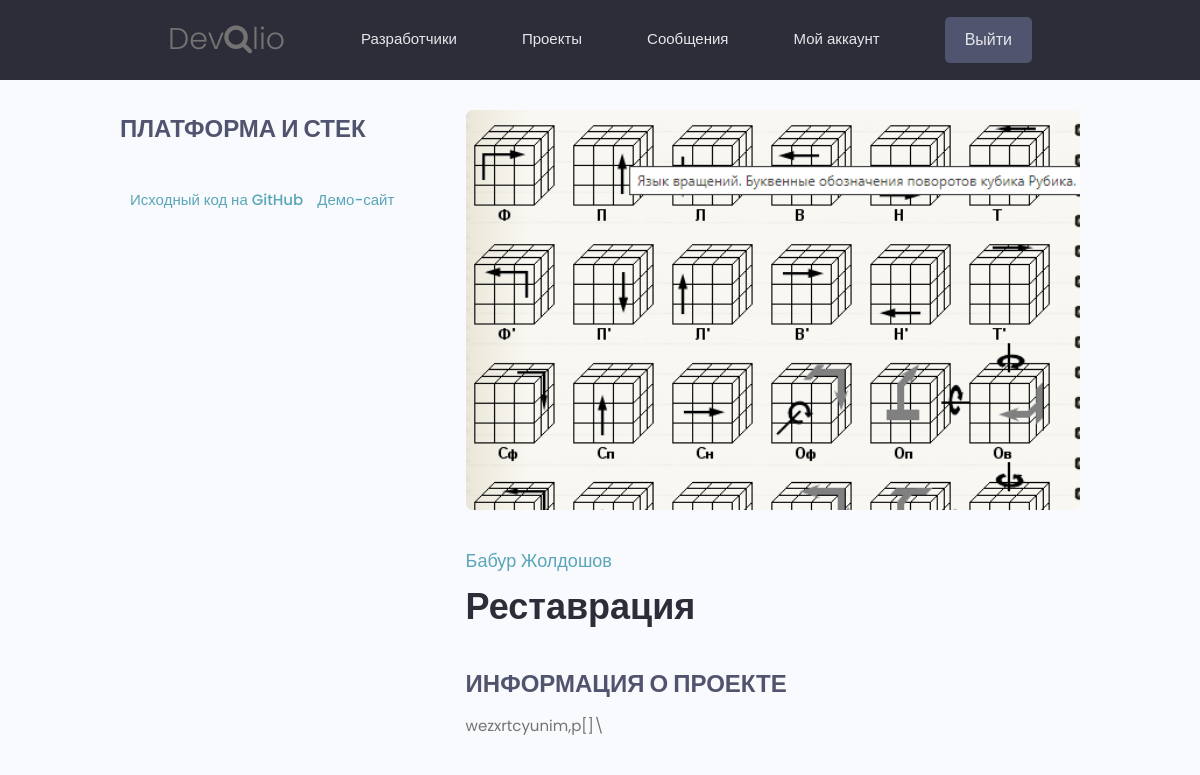
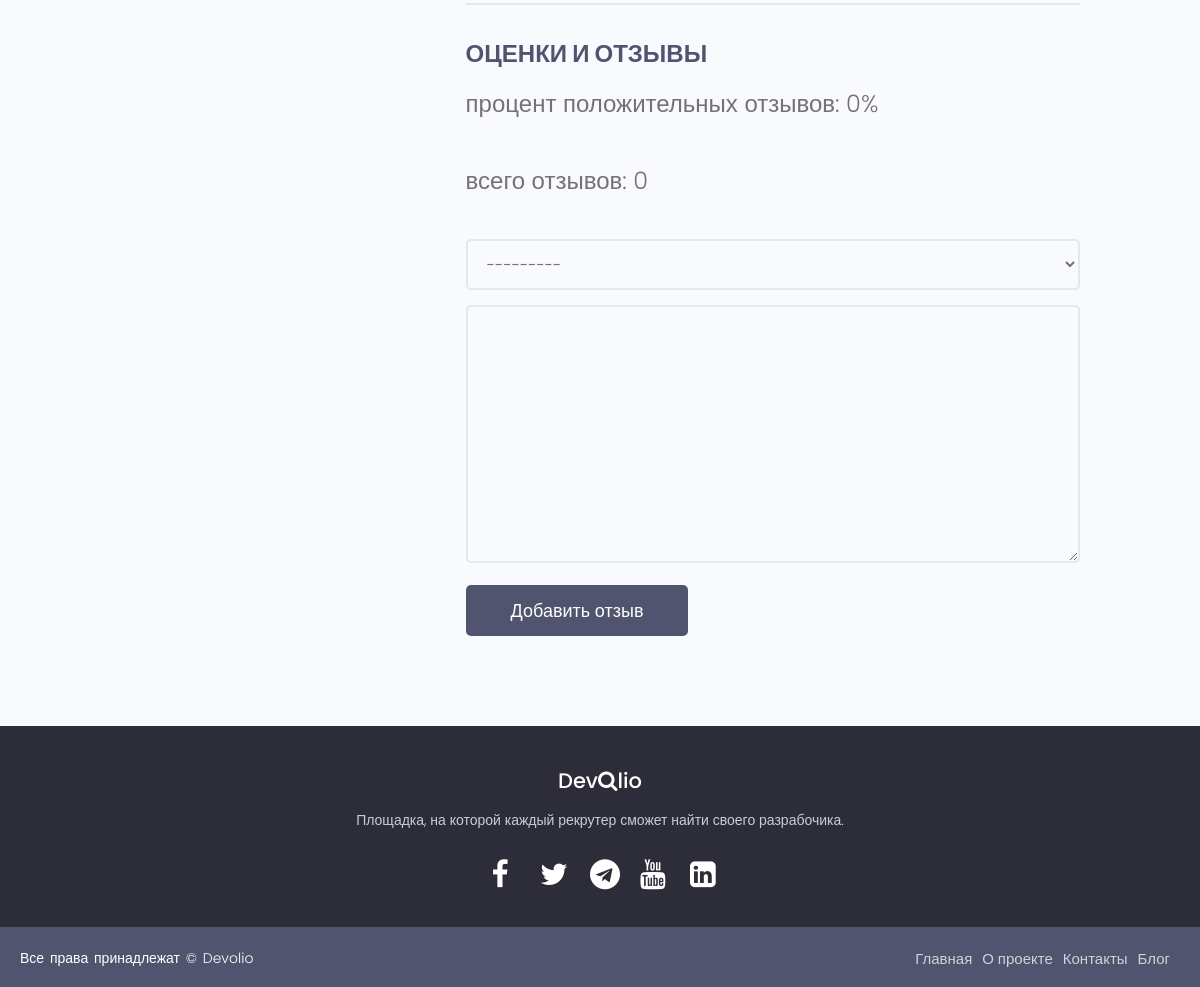
/projects/project/restavracia/ (signed in), run on the app's committed database (2 pictures, top to bottom).
### projects/models.py (models this page shows, shortened)
class Project(models.Model):
    owner = models.ForeignKey(
        Profile, null=True, blank=True, on_delete=models.CASCADE)
    title = models.CharField(max_length=100)
    slug = models.SlugField()
    image = models.ImageField(null=True, blank=True, default="project_images/default.jpg", upload_to='project_images')
    description = models.TextField(null=True, blank=True)
    tags = models.ManyToManyField(Tag, blank=True)
    total_votes = models.IntegerField(default=0, null=True, blank=True)
    votes_ratio = models.IntegerField(default=0, null=True, blank=True)
    demo_link = models.CharField(max_length=500, null=True, blank=True)
    source_link = models.CharField(max_length=500, null=True, blank=True)
    created = models.DateTimeField(auto_now_add=True)
    id = models.UUIDField(default=uuid.uuid4, unique=True, primary_key=True, editable=False)
    @property
    def reviewers(self):
        queryset = self.review_set.all().values_list('owner__id', flat=True)
        return queryset

class Review(models.Model):
    VOTE_TYPE = (
        ('up', 'Положительная оценка'),
        ('down', 'Отрицательная оценка'),
    )
    owner = models.ForeignKey(Profile, on_delete=models.CASCADE, null=True)
    project = models.ForeignKey(Project, on_delete=models.CASCADE)
    body = models.TextField(null=True, blank=True)
    value = models.CharField(max_length=200, choices=VOTE_TYPE)
    created = models.DateTimeField(auto_now_add=True)
    id = models.UUIDField(default=uuid.uuid4, unique=True,
                          primary_key=True, editable=False)
    class Meta:
        unique_together = [['owner', 'project']]

### users/models.py (models this page shows)
class Profile(models.Model):
    user = models.OneToOneField(
        User, on_delete=models.CASCADE, null=True, blank=True)
    name = models.CharField(max_length=50, blank=True, null=True)
    email = models.EmailField(max_length=50, blank=True, null=True)
    username = models.CharField(max_length=50, blank=True, null=True)
    city = models.CharField(max_length=50, blank=True, null=True)
    intro = models.CharField(max_length=200, blank=True, null=True)
    bio = models.TextField(blank=True, null=True)
    image = models.ImageField(
        null=True, blank=True, upload_to='profile_images', default="profile_images/default.jpg")
    skills = models.ManyToManyField(Skill, blank=True)
    github = models.CharField(max_length=100, blank=True, null=True)
    twitter = models.CharField(max_length=100, blank=True, null=True)
    linkedin = models.CharField(max_length=100, blank=True, null=True)
    youtube = models.CharField(max_length=100, blank=True, null=True)
    instagram = models.CharField(max_length=100, blank=True, null=True)
    whatsapp = models.CharField(max_length=100, blank=True, null=True)
    website = models.CharField(max_length=100, blank=True, null=True)
    created = models.DateTimeField(auto_now_add=True)
    id = models.UUIDField(default=uuid.uuid4, unique=True,
                          primary_key=True, editable=False)
    def __str__(self):
        return str(self.username)
    class Meta:
        ordering = ['created']

### projects/views.py (the view, shortened to what this page needs)
# urls.py: path('project/<slug:project_slug>/', views.project, name="project"),
def project(request, project_slug):
    project = Project.objects.get(slug=project_slug)
    tags = project.tags.all()
    form = ReviewForm()
    return render(request, 'projects/single-project.html', {'project': project, 'form': form})

### projects/forms.py
class ReviewForm(ModelForm):
    class Meta:
        model = Review
        fields = ['value', 'body']
        labels = {
            'value': 'Поставьте оценку проекту',
            'body': 'Добавьте отзыв о проекте'
        }
    def __init__(self, *args, **kwargs):
        super(ReviewForm, self).__init__(*args, **kwargs)
        for name, field in self.fields.items():
            field.widget.attrs.update({'class': 'input'})

### projects/templates/projects/single-project.html (shortened to what this page needs)
{% extends 'base.html' %}
{% block content %}
<main class="singleProject my-md">
    <div class="container">
        <div class="layout">
            <div class="column column--1of3">
                <h3 class="singleProject__subtitle">Платформа и стек</h3>
                {% if project.source_link %}
                <a class="singleProject__liveLink" href="{{ project.source_link }}" target="_blank">Исходный код на GitHub
                </a>
                {% endif %}
                {% if project.demo_link %}
                <a class="singleProject__liveLink" href="{{ project.source_link }}" target="_blank">Демо-сайт
                </a>
                {% endif %}
            </div>
            <div class="column column--2of3">
                <img class="singleProject__preview" src="{{ project.image.url }}" alt="скриншот проекта" />
                <a href="{% url 'user-profile' project.owner %}"
                    class="singleProject__developer">{{ project.owner.name }}</a>
                <h2 class="singleProject__title">{{ project.title }}</h2>
                <h3 class="singleProject__subtitle">Информация о проекте</h3>
                <div class="singleProject__info">
                    {{ project.description }}
                </div>
                <div class="comments">
                    <h3 class="singleProject__subtitle">Оценки и отзывы</h3>
                    <h5 class="project--rating">
                    процент положительных отзывов: {{project.votes_ratio}}%
                    </h5>
                    <h5 class="project--rating">
                    всего отзывов: {{project.total_votes}}
                    </h5>
                    {% if request.user.profile.id in project.reviewers %}
                    <p>Вы уже писали отзыв об этом проекте</p>
                    {% elif request.user.profile == project.owner %}
                    <p>Вы не можете оставлять отзывы к собственным проектам</p>
                    {% elif request.user.is_authenticated %}
                    <form class="form" action="{% url 'project' project.slug %}" method="POST">
                        {% for field in form %}
                        <div class="form__field">
                            {{field}}
                        </div>
                        {% endfor %}
                        <input class="btn btn--sub btn--lg" type="submit" value="Добавить отзыв" />
                    </form>
                    {% else %}
                    <a href="{% url 'login' %}?next={{ request.path }}">Войдите, чтобы оставить отзыв</a>
                    {% endif %}
                </div>
            </div>
        </div>
    </div>
</main>
{% endblock %}

### static/styles/main.css (style rules this page uses)
* { margin: 0; padding: 0; box-sizing: border-box; }
:root { --color-sub: #2d2d39; }
.btn--sub { background-color: var(--color-sub-light); }
img { width: 100%; }
.singleProject .column--1of3 { order: 2; }
@media screen and (min-width: 1081px) { .singleProject .column--1of3 { order: 1; } }
@media screen and (min-width: 1081px) { .singleProject .column--2of3 { order: 2; } }
.singleProject__liveLink { font-weight: 500; transition: all 0.3s ease-in-out; border-bottom: 2px solid transparent; }
.singleProject__preview { height: 50vh; object-fit: cover; object-position: top center; margin-bottom: 3rem; border-radius: 0.7rem; }
.singleProject__developer { font-size: 1.8rem; font-weight: 500; }
.singleProject__title { font-size: 3.6rem; font-weight: 700; color: var(--color-sub); margin-bottom: 3rem; }
.project--rating { margin-bottom: 1.6em; margin-top: .5em; }
.singleProject__subtitle { text-transform: uppercase; font-size: 2.4rem; font-weight: 700; color: var(--color-sub-light); margin-bottom: 1rem; }
.comments { margin-top: 4rem; padding-top: 3rem; border-top: 2px solid var(--color-light); }

### static/uikit/styles/modules/_variables.css (style rules this page uses)
:root { --color-main: #5aa5b9; --color-main-light: #e6faff; --color-sub: #3f4156; --color-sub-light: #51546e; --color-sub-lighter: #ededfd; --color-text: #737373; --color-gray: #8b8b8b; --color-light: #e5e7eb; --color-light-gray: #767676; --color-bg: #f8fafd; --color-white: #fffefd; --color-white-light: #f3f3f3; --color-success: #359e64; --color-success-bg: #def8e8; --color-error: #fc4b0b; --color-error-bg: #fff2ee; --font-base: 'Poppins', arial, helvetica, 'Segoe UI', roboto, ubuntu, sans-serif; --font-monospace: 'Fira Code', 'Courier New', courier, monospace; --font-regular: 300; --font-medium: 500; --font-bold: 700; --generic-shadow: 1px 1px 5px #00000010; --generic-transition: all 0.3s ease-in-out; }

### static/uikit/styles/modules/_base.css (style rules this page uses)
* { margin: 0; padding: 0; box-sizing: border-box; text-rendering: optimizeLegibility; color: inherit; font-size: inherit; }
html { font-size: 50%; }
@media only screen and (min-width: 480px) { html { font-size: 56.25%; } }
@media only screen and (min-width: 1200px) { html { font-size: 62.5%; } }
body { line-height: 1.6; font-weight: 400; font-size: 1.5rem; color: var(--color-text); background-color: var(--color-bg); min-height: 100vh; }

### static/uikit/styles/modules/_typography.css (style rules this page uses)
* { font-family: var(--font-base); }
h2 { font-size: 3.6rem; font-weight: var(--font-bold); }
h3 { font-size: 3.2rem; font-weight: var(--font-medium); }
h5 { font-size: 2.4rem; font-weight: var(--font-medium); }
h5, h6 { font-weight: var(--font-regular); }
a { padding-bottom: 2px; text-decoration: none; display: inline-block; color: var(--color-main); font-weight: var(--font-medium); }

### static/uikit/styles/modules/_utilities.css (style rules this page uses)
.container { width: 92%; max-width: 165rem; margin: 0 auto; box-sizing: border-box; }
@media screen and (min-width: 1000px) { .container { width: 90%; } }
@media screen and (min-width: 1200px) { .container { width: 80%; } }
.my-md { margin: 3rem auto; }

### static/uikit/styles/modules/_button.css (style rules this page uses)
.btn { display: inline-block; position: relative; cursor: pointer; background-color: var(--color-light); font-weight: var(--font-medium); color: var(--color-sub); text-decoration: none; padding: 1rem 2rem; border-radius: 0.5rem; border: none; width: -webkit-fit-content; width: -moz-fit-content; width: fit-content; height: -webkit-fit-content; height: -moz-fit-content; height: fit-content; font-size: 1.6rem; outline-width: 0; outline-color: transparent; -webkit-backface-visibility: hidden; backface-visibility: hidden; transition: all 0.3s ease-in-out; }
.btn--sub { background-color: var(--color-sub); color: var(--color-white); }
.btn--lg { font-size: 1.8rem; padding: 1.2rem 4.5rem; }

### static/uikit/styles/modules/_form.css (style rules this page uses)
.form { display: block; }
.form__field { margin-top: 1.5rem; margin-bottom: 1.5rem; }
input.input[type='text'], input.input[type='email'], input.input[type='password'], input.input[type='number'], select.input, textarea.input { min-width: 24rem; width: 100%; padding: 1.2rem 1.5rem; border-radius: 0.5rem; border: 2px solid var(--color-light); transition: all 0.3s ease-in-out; background-color: var(--color-bg); }

### static/uikit/styles/modules/_layout.css (style rules this page uses)
.layout { display: flex; flex-flow: row wrap; justify-content: space-between; }
.layout > .column { margin-bottom: 3rem; }
.layout > .column.column--1of3 { flex-basis: 30%; }
.layout > .column.column--2of3 { flex-basis: 64%; }

### data on the page
Project: image (picture), owner.name "Бабур Жолдошов", title "Реставрация", description "wezxrtcyunim,p[]\\", votes_ratio "0", total_votes "0"
